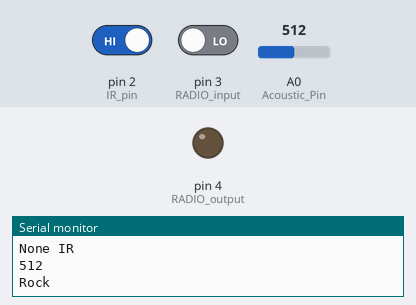
A sketch run on a simulated Arduino Uno, built with avr-gcc and run on an emulated ATmega328P. Parts: output pins drawn as LEDs (lit = HIGH), the last lines printed to the serial monitor. The inputs (shaded band) are chosen by the test bench; at power-on: A0 (Acoustic_Pin) = 512, pin 2 (IR_pin) HIGH, pin 3 (RADIO_input) LOW.

Above: at 1.2 s.
1.3 s: A0 (Acoustic_Pin) set to 122
At 2.9 s:
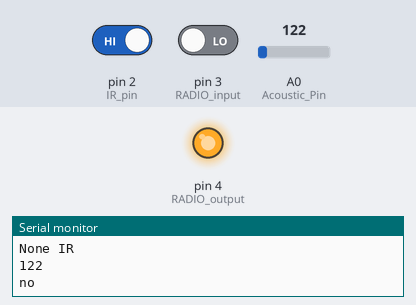
4.3 s: A0 (Acoustic_Pin) set to 138
Timing chart, 0 to 13.3 s (numbered marks = the images above; inputs shaded):
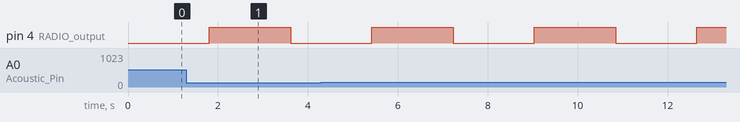

Measured:
- by itself, pin 4 (RADIO_output): alternates HIGH for 1.8 s and LOW for 1.8 s

The sketch:

sensors_debug.ino
```cpp
#define HALL_input A4
#define RADIO_input 3
#define RADIO_output 4
#define IR_pin 2
#define Acoustic_Pin A0

int radio_Htime;              //integer for storing high time
int radio_Ltime;                //integer for storing low time
float radio_T;            // integer for storing total time of a cycle
float radio_frequency;        //storing frequency
int radio_151 = 0;
int radio_240 = 0;

int Htime_IR;              //integer for storing high time
int Ltime_IR;                //integer for storing low time
float Ttime_IR;            // integer for storing total time of a cycle
float frequency_IR;        //storing frequency
int IR_Thiotimoline = 0;
int IR_Netherite = 0;

int Acoustic_Value = 0;  // variable to store the value coming from the sensor
int Acoustic_flag = 0;

void setup()
{
  Serial.begin(9600);

  //magnetic
  pinMode(HALL_input, INPUT);

  //radio
  pinMode(RADIO_input,INPUT);
  pinMode(RADIO_output, OUTPUT);

  //IR
  pinMode(IR_pin,INPUT);

  //ultrasound
  pinMode(Acoustic_Pin, INPUT);
}

void loop()
{
  digitalWrite ( RADIO_output, LOW );

  for (int i=0; i<10; i++)
  {
    Serial.println("low");
    magnetic();
    radio();
    IR_sensor ();
    Acoustic_sensor();
    //Serial.println(radio_151);
  }
  if ( radio_151 > 7 )
  {
    Serial.println("Adamantine");
  }
  else if ( radio_240 > 7 )
  {
    Serial.println("Xirang");
  }
  delay(1000);
  digitalWrite ( RADIO_output, HIGH );
  radio_151 = radio_240 = 0;
  for (int i=0; i<10; i++)
  {
    Serial.println("high");
    magnetic();
    radio();
    IR_sensor();
    Acoustic_sensor();
  }
  if ( radio_151 > 7 && Acoustic_flag > 12 )
  {
    Serial.println("Gaborium");
  }
  if ( radio_240 > 7 )
  {
    Serial.println("Lathwaite");
  }
  if ( IR_Netherite > 12 && Acoustic_flag > 12 )
  {
    Serial.println("Netherite");
  }
  if ( IR_Thiotimoline > 12 )
  {
    Serial.println("Thiotimoline");
  }
  radio_151 = radio_240 = 0;
  IR_Netherite = IR_Thiotimoline = Acoustic_flag = 0;
  delay(1000);
}

void magnetic()
{
  //Serial.println(analogRead(HALL_input));
}

void radio()
{
  //Serial.print("Frequency of signal: ");
  radio_Htime=pulseIn(RADIO_input, HIGH, 30000);      //read high time
  radio_Ltime=pulseIn(RADIO_input, LOW, 30000);        //read low time
  radio_T = radio_Htime + radio_Ltime;
  radio_frequency = 1000000/radio_T;    //getting frequency with Ttime is in Micro seconds
  if (radio_frequency > 200 && radio_frequency < 300 )
  {
    Serial.println ("240Hz");
    radio_240 ++;
  }
  else if (radio_frequency < 200 && radio_frequency > 100)
  {
    Serial.println ("151Hz");
    radio_151 ++;
  }

  else
  {
    Serial.println ("None radio");
  }

  //Serial.print(frequency);
}

void IR_sensor( )
{
    //Serial.print("Frequency of signal: ");
    Htime_IR=pulseIn(IR_pin, HIGH, 5000);      //read high time
    Ltime_IR=pulseIn(IR_pin, LOW, 5000);        //read low time
    Ttime_IR = Htime_IR+Ltime_IR;
    frequency_IR=1000000/Ttime_IR;    //getting frequency with Ttime is in Micro seconds

   if (frequency_IR > 500 && frequency_IR < 700 )
   {
      //Serial.println ("Netherite");
      IR_Netherite ++;
      Serial.println(IR_Netherite);
    }

   else if (frequency_IR < 500 && frequency_IR > 200)
   {
      //Serial.println ("Thiotimoline");
      IR_Thiotimoline ++;
    }

   else
   {
      Serial.println ("None IR");
   }
}

void Acoustic_sensor()
{
  // read the value from the sensor:
  Acoustic_Value = analogRead(Acoustic_Pin);

  Serial.println(Acoustic_Value);
  //Serial.write(" ");

  delay(10);
  if (Acoustic_Value >= 125.0)
  {
    Serial.println("Rock");
    Acoustic_flag ++;
    }

  else if(Acoustic_Value < 125.0)
  {
    Serial.println("no");
  }
 }
```
